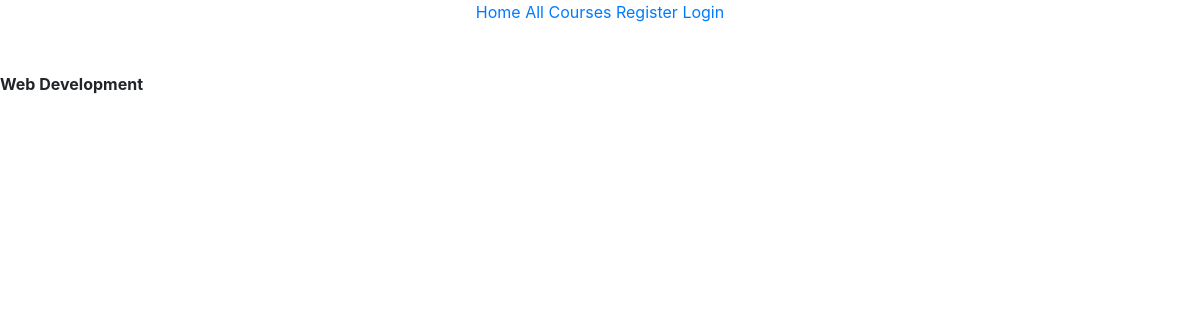
Before: /allcategories/it-and-computer-science/web-development/ with the older database file.
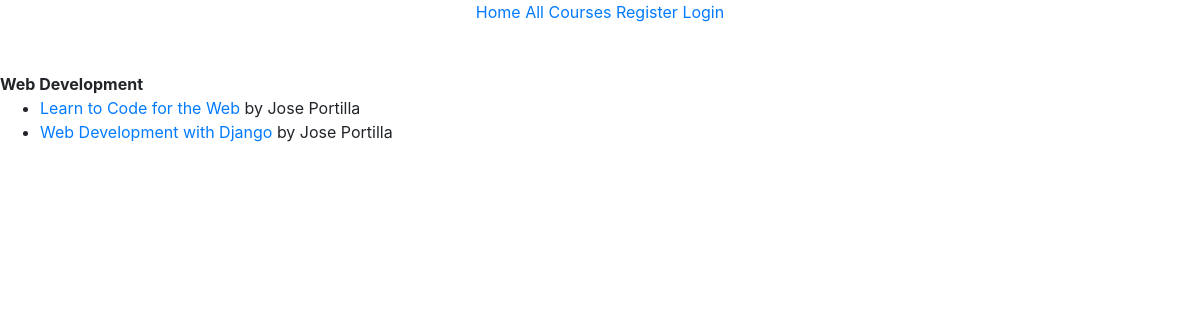
After: the same page with the newer database file.
### course/models.py (models this page shows)
class SubCategory(models.Model):
    id = models.BigAutoField(primary_key=True)
    name = models.CharField(unique=True, null=False, max_length=255)
    category_id = models.ForeignKey(Category, null=False, on_delete=models.CASCADE)
    slug = models.SlugField(unique=True, null=False, max_length=255)

class Course(models.Model):
    id = models.BigAutoField(primary_key=True)
    name = models.CharField(null=False, max_length=255)
    subcategory_id = models.ForeignKey(SubCategory, null=False, on_delete=models.CASCADE)
    instructor_id = models.ForeignKey(AdditionalInstructorDetail, null=False, on_delete=models.CASCADE)
    slug = models.SlugField(null=False, max_length=255)

### user/models.py (models this page shows)
class AdditionalInstructorDetail(models.Model):
    user = models.OneToOneField(User, on_delete = models.CASCADE)

### course/views.py (the view)
# urls.py: path('allcategories/<slug:category_name>/<slug:subcategory_name>/', views.all_courses_preview, name = 'all_courses_preview'),
def all_courses_preview(request, category_name, subcategory_name):
    subcategory = SubCategory.objects.get(slug = subcategory_name)
    courses_by_subcategory = subcategory.course_set.all()
    return render(request, 'course/all_courses_preview.html', {'category_name' : category_name, 'subcategory_name' : subcategory.name, 'courses_by_subcategory' : courses_by_subcategory})

### templates/course/all_courses_preview.html (shortened to what this page needs)
{% extends 'main/overall_base.html' %}
{% load static %}
{% block body %}
    <br>
    <strong>{{ subcategory_name }}</strong>
    <ul>
        {% for course in courses_by_subcategory %}
            <li>
                <a href="{% url 'view_course' category_name|slugify subcategory_name|slugify course.name|slugify %}">{{ course.name }}</a> by {{ course.instructor_id.user.first_name }} {{ course.instructor_id.user.last_name }}
            </li>
        {% endfor %}
    </ul>
{% endblock %}

### templates/main/overall_base.html (shortened to what this page needs)
{% load static %}
<!DOCTYPE html>
 <html class="no-js">
    <head>
        <link rel="stylesheet" href="{% static 'main/css/styles.css' %}">
        <link rel="stylesheet" href="https://stackpath.bootstrapcdn.com/bootstrap/4.5.2/css/bootstrap.min.css">
    </head>
    <body>
        {% include 'main/base_nav.html' %}
        <br>
        {% block body %}{% endblock %}
    </body>
</html>

### templates/main/base_nav.html
{% load static %}
<center>
    {% if user.is_authenticated %}
        <a href="{% url 'index' %}">Home</a>
        <a href="{% url 'all_categories' %}">All Courses</a>
        <a href="{% url 'profile' %}">Profile</a>
        <a href="{% url 'logout' %}">Logout</a>
    {% else %}
        <a href="{% url 'index' %}">Home</a>
        <a href="{% url 'all_categories' %}">All Courses</a>
        <a href="{% url 'register' %}">Register</a>
        <a href="{% url 'login' %}">Login</a>
    {% endif %}
</center>

### static/main/css/styles.css (style rules this page uses)
html, body { max-width: 100%; overflow-x: hidden; }

Changed rows visible on the page:
added Course: name "Learn to Code for the Web", instructor_id.user.first_name "Jose", instructor_id.user.last_name "Portilla"
added Course: name "Web Development with Django", instructor_id.user.first_name "Jose", instructor_id.user.last_name "Portilla"
